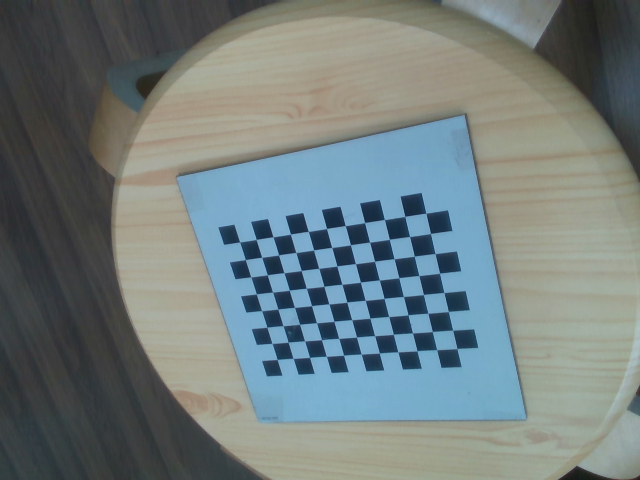
#> input picture image/100000.png, 640 x 480 px; its folder holds only this picture in this run
$ python main.py
#> lines starting #> are read from the running program, lines starting #| are printed output that depends on the picture; after the words box and inside, x2 and y2 are one past the last pixel; in counts of white or black regions, pixels touching at a corner belong together; long printed decimals are rounded
# -*- coding: utf-8 -*-
"""
Homework: Calibrate the Camera with ZhangZhengyou Method.
Picture File Folder: ".\pic\RGB_camera_calib_img", Without Distort.

By YouZhiyuan 2019.11.18
"""
import os
import numpy as np
import cv2
import glob


def calib(inter_corner_shape, size_per_grid, img_dir,img_type):
    """
    criteria: only for subpix calibration, which is not used here.
    criteria = (cv2.TERM_CRITERIA_EPS + cv2.TERM_CRITERIA_MAX_ITER, 30, 0.001)
    """
#> called with inter_corner_shape = (11, 8), size_per_grid = 0.02, img_type = 'png'
    w,h = inter_corner_shape
    """
    cp_int: corner point in int form, save the coordinate of corner points in world sapce in 'int' form
    like (0,0,0), (1,0,0), (2,0,0) ....,(10,7,0).
    """
    cp_int = np.zeros((w*h,3), np.float32)
    cp_int[:,:2] = np.mgrid[0:w,0:h].T.reshape(-1,2)
    """cp_world: corner point in world space, save the coordinate of corner points in world space."""
    cp_world = cp_int*size_per_grid
    """the points in world space"""
    obj_points = []
    """the points in image space (relevant to obj_points)"""
    img_points = []
    images = glob.glob(img_dir + os.sep + '**.' + img_type)
    for fname in images:
        img = cv2.imread(fname)
#> img is the input picture: shape (480, 640, 3); mean B, G, R 125.7, 125.4, 113.6
        gray_img = cv2.cvtColor(img,cv2.COLOR_BGR2GRAY)
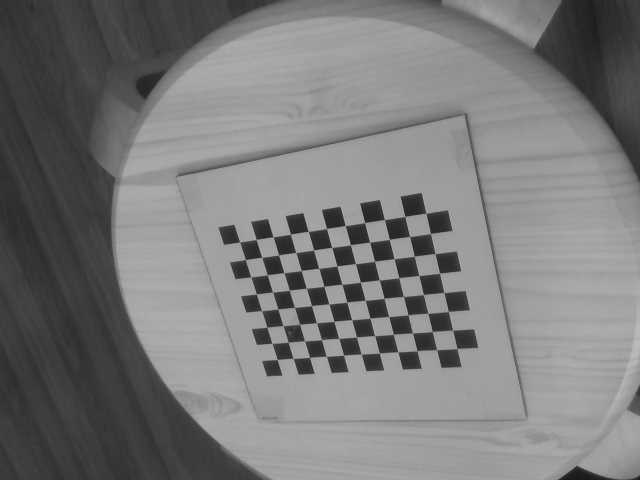
#> gray_img: shape (480, 640); min 24, max 189, mean 121.8
        """find the corners, cp_img: corner points in pixel space."""
        ret, cp_img = cv2.findChessboardCorners(gray_img, (w,h), None)
#> ret = True; cp_img = 88 rows, first 8: [239.3, 241.5], [256.3, 239.3], [273.3, 236.9], [290.3, 233.9], [308.6, 231], [326.5, 228.4], [345.6, 225.6], [364.4, 222.3]
        """if ret is True, save."""
        if ret == True:
            # cv2.cornerSubPix(gray_img,cp_img,(11,11),(-1,-1),criteria)
            obj_points.append(cp_world)
            img_points.append(cp_img)
            """view the corners"""
            cv2.drawChessboardCorners(img, (w,h), cp_img, ret)
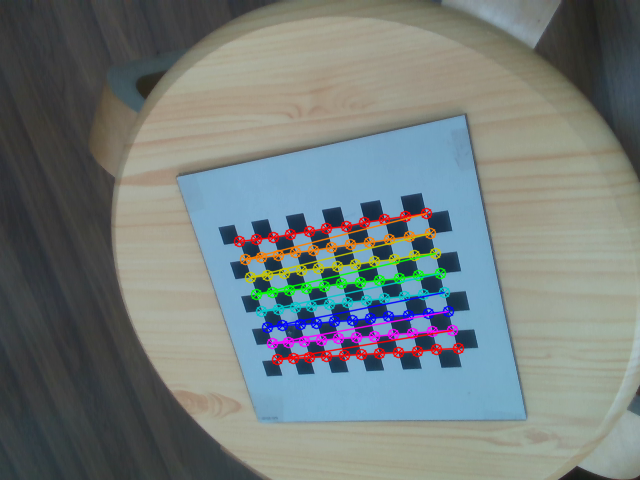
#> img: shape (480, 640, 3); 4.64% of pixels changed, all inside (x1, y1, x2, y2) = (233, 207, 465, 366)
            cv2.imshow('FoundCorners',img)
            cv2.waitKey(1000)
    cv2.destroyAllWindows()
    """calibrate the camera"""
    ret, mat_inter, coff_dis, v_rot, v_trans = cv2.calibrateCamera(obj_points, img_points, gray_img.shape[::-1], None, None)
#> ret = 0.349; mat_inter = [[664.8, 0, 289.5], [0, 670.3, 238.2], [0, 0, 1]]; coff_dis = [[0.368, -7.45, -0.0118, -0.0148, 56.18]]; v_rot = ([0.338, 0.439, -0.217],); v_trans = ([-0.0522, 0.0036, 0.696],)
    print (("ret:"),ret)
#| ret: 0.3489
    print (("internal matrix:\n"),mat_inter)
#| internal matrix:
#|  [[664.846   0.         289.535]
#|  [  0.         670.256 238.250]
#|  [  0.           0.           1.        ]]

    """in the form of (k_1,k_2,p_1,p_2,k_3)"""
    print (("distortion cofficients:\n"),coff_dis)
#| distortion cofficients:
#|  [[ 3.68387282e-01 -7.45230502e+00 -1.18051117e-02 -1.48238786e-02
#|    5.61837682e+01]]
    print (("rotation vectors:\n"),v_rot)
#| rotation vectors:
#|  (array([[ 0.3378],
#|        [ 0.4389],
#|        [-0.2166  ]]),)
    print (("translation vectors:\n"),v_trans)
#| translation vectors:
#|  (array([[-0.0522],
#|        [ 0.0036],
#|        [ 0.6964]]),)

    """calculate the error of reproject"""
    total_error = 0
    for i in range(len(obj_points)):
        img_points_repro, _ = cv2.projectPoints(obj_points[i], v_rot[i], v_trans[i], mat_inter, coff_dis)
        error = cv2.norm(img_points[i], img_points_repro, cv2.NORM_L2)/len(img_points_repro)
        total_error += error
#> this loop made 1 pass
#> (error, total_error) on pass 1: (0.0372, 0.0372)
#> after the loop, total_error = 0.0372
    print(("Average Error of Reproject: "), total_error/len(obj_points))
#| Average Error of Reproject:  0.03719

    return mat_inter, coff_dis

if __name__ == '__main__':
    inter_corner_shape = (11,8)
    size_per_grid = 0.02
    img_dir = r"/home/amber/code/opencv/Camera_calibration/image/"
    img_type = "png"
    calib(inter_corner_shape, size_per_grid, img_dir,img_type)

$ run again, on image/100004.png
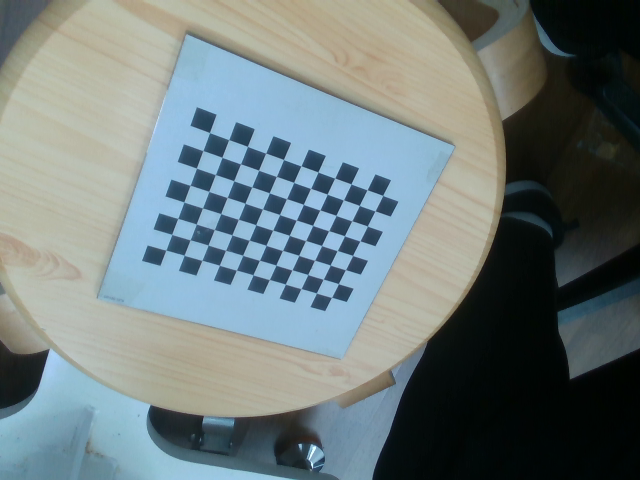
#> input picture image/100004.png, 640 x 480 px
#> in calib, img is the input picture: shape (480, 640, 3); mean B, G, R 124.5, 123.6, 111
#> in calib, `gray_img = cv2.cvtColor(img,cv2.COLOR_BGR2GRAY)`:
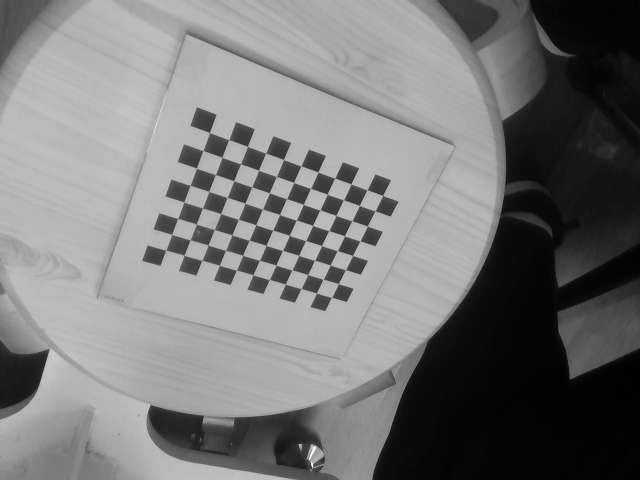
#> gray_img: shape (480, 640); min 1, max 248, mean 119.9
#> in calib, `ret, cp_img = cv2.findChessboardCorners(gray_img, (w,h), None)`: ret = True; cp_img = 88 rows, first 8: [209.4, 132.5], [228.7, 139.6], [247.3, 146.3], [265.7, 153.1], [283.4, 159.5], [301, 165.8], [317.8, 171.9], [334.7, 178]
#> in calib, `cv2.drawChessboardCorners(img, (w,h), cp_img, ret)`:
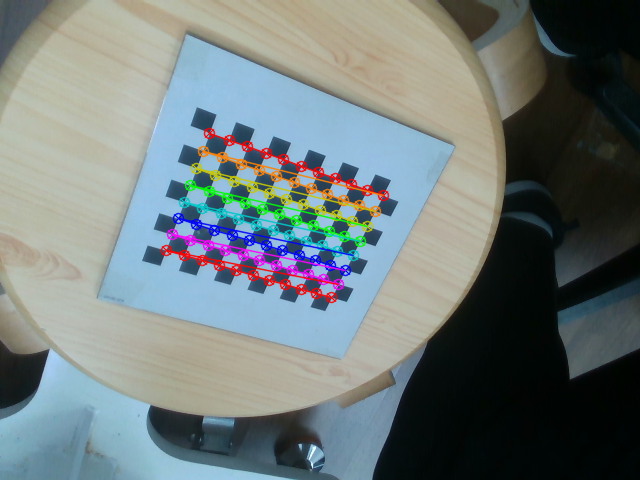
#> img: shape (480, 640, 3); 4.48% of pixels changed, all inside (x1, y1, x2, y2) = (160, 127, 390, 304)
#> in calib, `ret, mat_inter, coff_dis, v_rot, v_trans = cv2.calibrateCamera(obj_poi..`: ret = 0.0997; mat_inter = [[646.7, 0, 336.6], [0, 656.2, 242.3], [0, 0, 1]]; coff_dis = [[0.00159, 1.78, -0.00179, -0.000356, -10.46]]; v_rot = ([0.459, -0.29, 0.373],); v_trans = ([-0.127, -0.108, 0.65],)
#| ret: 0.09967
#| internal matrix:
#|  [[646.719   0.         336.622]
#|  [  0.         656.230 242.345]
#|  [  0.           0.           1.        ]]
#| distortion cofficients:
#|  [[ 1.59152281e-03  1.78189812e+00 -1.78943769e-03 -3.55889629e-04
#|   -1.04609796e+01]]
#| rotation vectors:
#|  (array([[ 0.4591],
#|        [-0.2904 ],
#|        [ 0.3732 ]]),)
#| translation vectors:
#|  (array([[-0.127],
#|        [-0.108],
#|        [ 0.6498]]),)
#> the loop in calib, `for i in range(len(obj_points)):` made 1 pass
#> (error, total_error) on pass 1: (0.0106, 0.0106)
#> after the loop in calib, `for i in range(len(obj_points)):`: total_error = 0.0106
#| Average Error of Reproject:  0.01062

$ run again, on image/100005.png
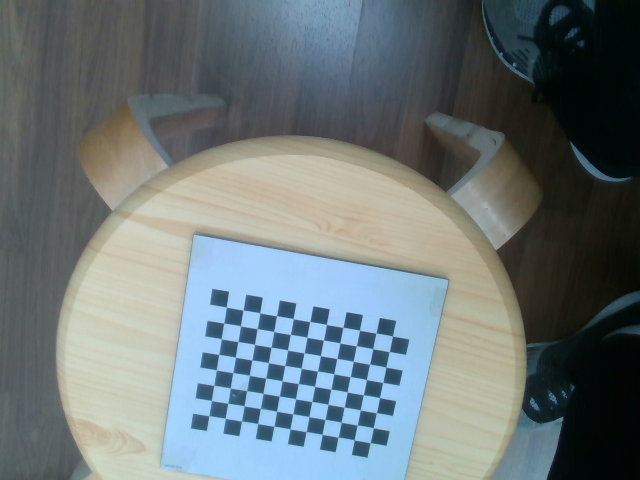
#> input picture image/100005.png, 640 x 480 px
#> in calib, img is the input picture: shape (480, 640, 3); mean B, G, R 121.1, 118.6, 107.8
#> in calib, `gray_img = cv2.cvtColor(img,cv2.COLOR_BGR2GRAY)`:
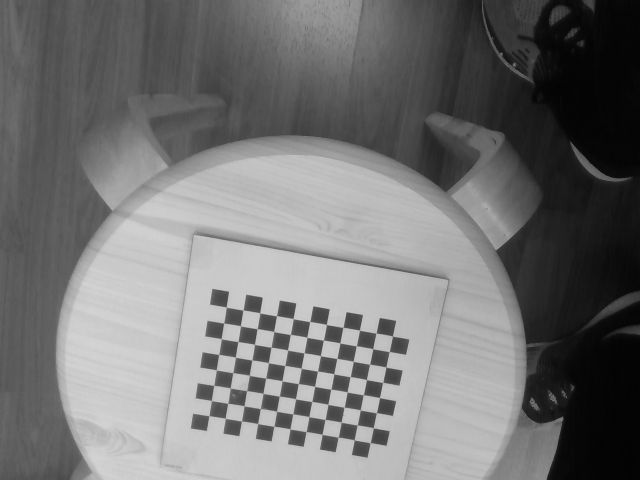
#> gray_img: shape (480, 640); min 2, max 213, mean 115.6
#> in calib, `ret, cp_img = cv2.findChessboardCorners(gray_img, (w,h), None)`: ret = True; cp_img = 88 rows, first 8: [225.9, 306.9], [242.7, 310.1], [259.7, 312.8], [276.4, 315.9], [292.7, 318.4], [309.5, 321.6], [326.2, 324.4], [342.8, 327]
#> in calib, `cv2.drawChessboardCorners(img, (w,h), cp_img, ret)`:
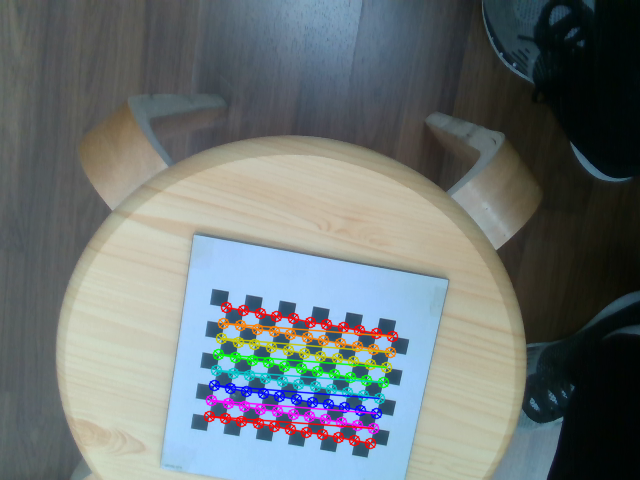
#> img: shape (480, 640, 3); 4.3% of pixels changed, all inside (x1, y1, x2, y2) = (203, 301, 399, 450)
#> in calib, `ret, mat_inter, coff_dis, v_rot, v_trans = cv2.calibrateCamera(obj_poi..`: ret = 0.251; mat_inter = [[1125.5, 0, 327.7], [0, 1194.8, 229.6], [0, 0, 1]]; coff_dis = [[0.249, 6.39, -0.0185, 0.00386, -82.92]]; v_rot = ([0.383, -0.0342, 0.178],); v_trans = ([-0.12, 0.0859, 1.32],)
#| ret: 0.2514
#| internal matrix:
#|  [[1.12545950e+03 0.00000000e+00 3.27661053e+02]
#|  [0.00000000e+00 1.19479713e+03 2.29621934e+02]
#|  [0.00000000e+00 0.00000000e+00 1.00000000e+00]]
#| distortion cofficients:
#|  [[ 2.48937547e-01  6.39045930e+00 -1.85398760e-02  3.86234757e-03
#|   -8.29153074e+01]]
#| rotation vectors:
#|  (array([[ 0.3826],
#|        [-0.03419   ],
#|        [ 0.1781]]),)
#| translation vectors:
#|  (array([[-0.1197],
#|        [ 0.08594 ],
#|        [ 1.324]]),)
#> the loop in calib, `for i in range(len(obj_points)):` made 1 pass
#> (error, total_error) on pass 1: (0.0268, 0.0268)
#> after the loop in calib, `for i in range(len(obj_points)):`: total_error = 0.0268
#| Average Error of Reproject:  0.0268

$ run again, on image/100006.png
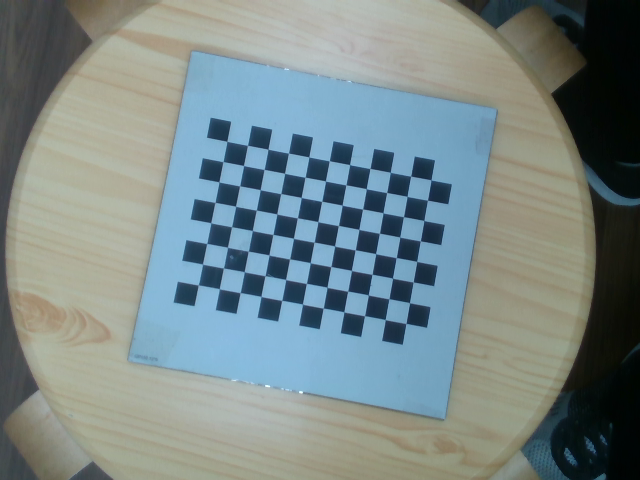
#> input picture image/100006.png, 640 x 480 px
#> in calib, img is the input picture: shape (480, 640, 3); mean B, G, R 136, 135.6, 121
#> in calib, `gray_img = cv2.cvtColor(img,cv2.COLOR_BGR2GRAY)`:
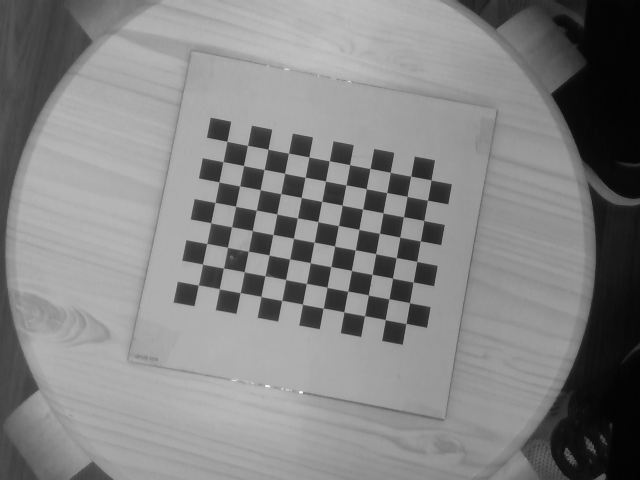
#> gray_img: shape (480, 640); min 2, max 250, mean 131.2
#> in calib, `ret, cp_img = cv2.findChessboardCorners(gray_img, (w,h), None)`: ret = True; cp_img = 88 rows, first 8: [227, 141.4], [247.5, 144.9], [268.1, 149.3], [288.5, 152.8], [309, 156.9], [329.5, 160.8], [349.9, 164.4], [369.7, 168.4]
#> in calib, `cv2.drawChessboardCorners(img, (w,h), cp_img, ret)`:
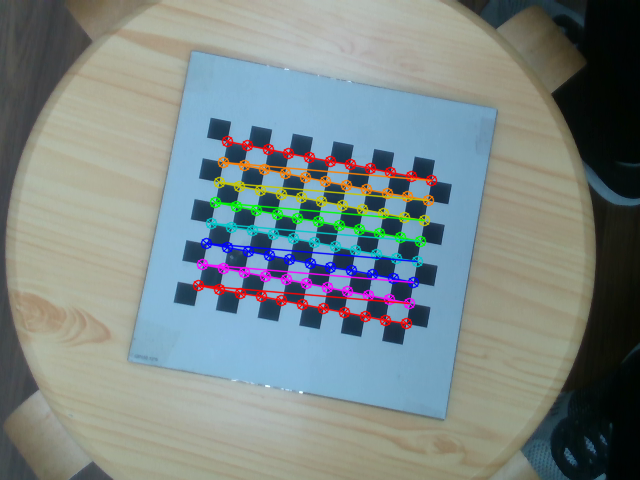
#> img: shape (480, 640, 3); 5.02% of pixels changed, all inside (x1, y1, x2, y2) = (192, 135, 438, 330)
#> in calib, `ret, mat_inter, coff_dis, v_rot, v_trans = cv2.calibrateCamera(obj_poi..`: ret = 0.265; mat_inter = [[636.1, 0, 312], [0, 635.5, 228.8], [0, 0, 1]]; coff_dis = [[-0.325, 19.35, -0.00168, -0.00399, -290.4]]; v_rot = ([-0.0731, -0.0112, 0.185],); v_trans = ([-0.0816, -0.0842, 0.612],)
#| ret: 0.2654
#| internal matrix:
#|  [[636.106   0.         311.991  ]
#|  [  0.         635.498 228.822]
#|  [  0.           0.           1.        ]]
#| distortion cofficients:
#|  [[-3.24795409e-01  1.93515387e+01 -1.68283375e-03 -3.99278168e-03
#|   -2.90413551e+02]]
#| rotation vectors:
#|  (array([[-0.07309],
#|        [-0.01118],
#|        [ 0.1854]]),)
#| translation vectors:
#|  (array([[-0.08163],
#|        [-0.08418],
#|        [ 0.612]]),)
#> the loop in calib, `for i in range(len(obj_points)):` made 1 pass
#> (error, total_error) on pass 1: (0.0283, 0.0283)
#> after the loop in calib, `for i in range(len(obj_points)):`: total_error = 0.0283
#| Average Error of Reproject:  0.02829

$ run again, on image/100001.png
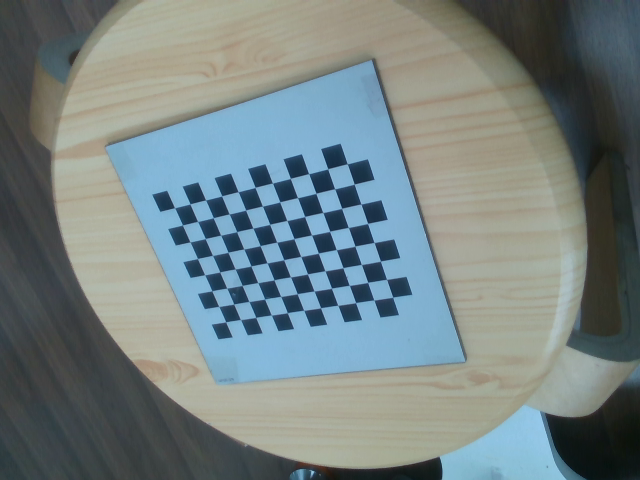
#> input picture image/100001.png, 640 x 480 px
#> in calib, img is the input picture: shape (480, 640, 3); mean B, G, R 130.4, 129.6, 116.5
#> in calib, `gray_img = cv2.cvtColor(img,cv2.COLOR_BGR2GRAY)`:
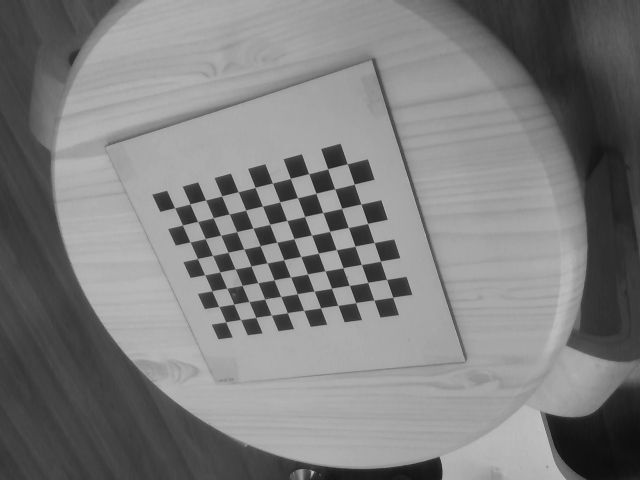
#> gray_img: shape (480, 640); min 13, max 195, mean 125.7
#> in calib, `ret, cp_img = cv2.findChessboardCorners(gray_img, (w,h), None)`: ret = True; cp_img = 88 rows, first 8: [174.6, 207.4], [189.8, 203.5], [205.4, 199.6], [221.4, 195.5], [238.2, 191.6], [254.9, 187.3], [272.5, 182.6], [290.3, 178.3]
#> in calib, `cv2.drawChessboardCorners(img, (w,h), cp_img, ret)`:
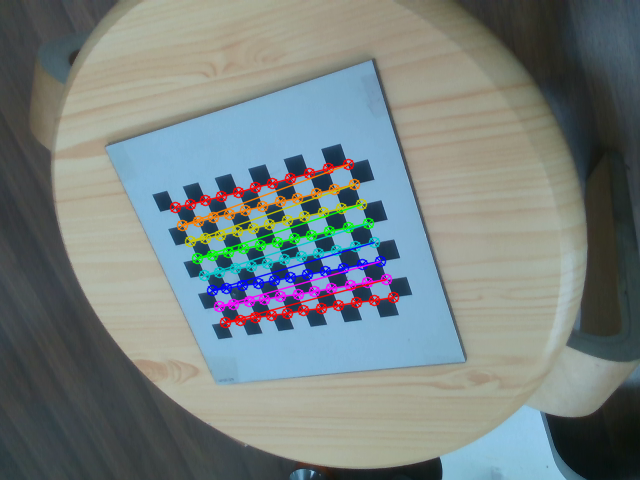
#> img: shape (480, 640, 3); 4.44% of pixels changed, all inside (x1, y1, x2, y2) = (169, 158, 400, 329)
#> in calib, `ret, mat_inter, coff_dis, v_rot, v_trans = cv2.calibrateCamera(obj_poi..`: ret = 0.242; mat_inter = [[556, 0, 335.9], [0, 568.8, 191.5], [0, 0, 1]]; coff_dis = [[-0.255, 5.36, -0.00331, -0.000952, -31.43]]; v_rot = ([0.343, 0.356, -0.281],); v_trans = ([-0.17, 0.0165, 0.584],)
#| ret: 0.2416
#| internal matrix:
#|  [[555.960   0.         335.901]
#|  [  0.         568.803 191.497]
#|  [  0.           0.           1.        ]]
#| distortion cofficients:
#|  [[-2.54718714e-01  5.35775129e+00 -3.30530889e-03 -9.52269381e-04
#|   -3.14267976e+01]]
#| rotation vectors:
#|  (array([[ 0.3431],
#|        [ 0.3556],
#|        [-0.2811]]),)
#| translation vectors:
#|  (array([[-0.1696],
#|        [ 0.01651],
#|        [ 0.5836]]),)
#> the loop in calib, `for i in range(len(obj_points)):` made 1 pass
#> (error, total_error) on pass 1: (0.0258, 0.0258)
#> after the loop in calib, `for i in range(len(obj_points)):`: total_error = 0.0258
#| Average Error of Reproject:  0.02576
